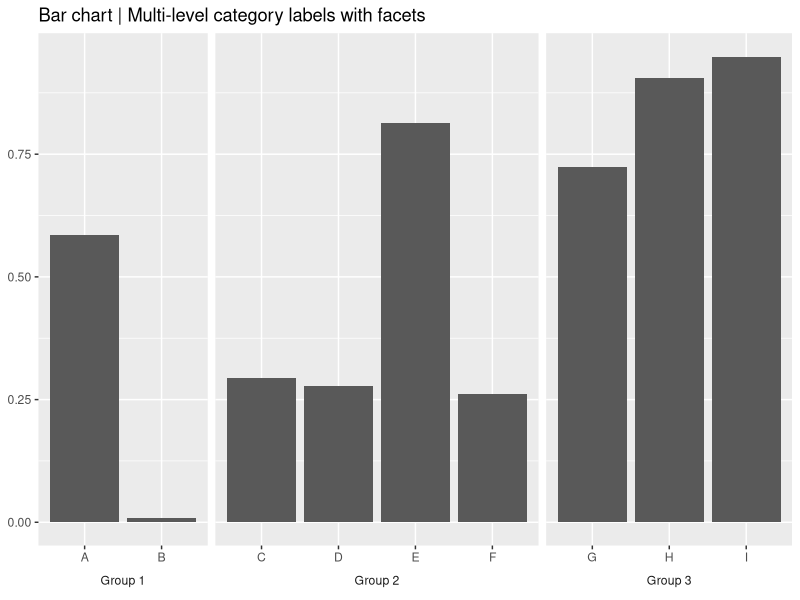
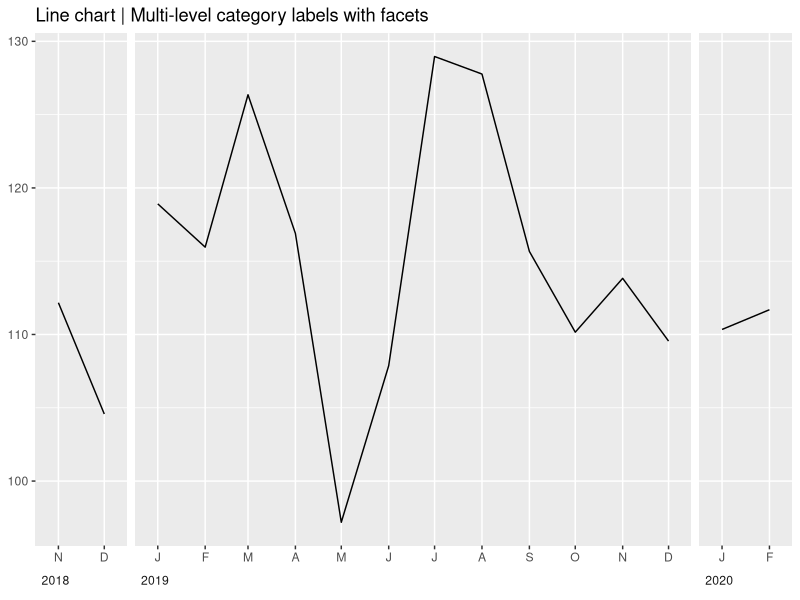
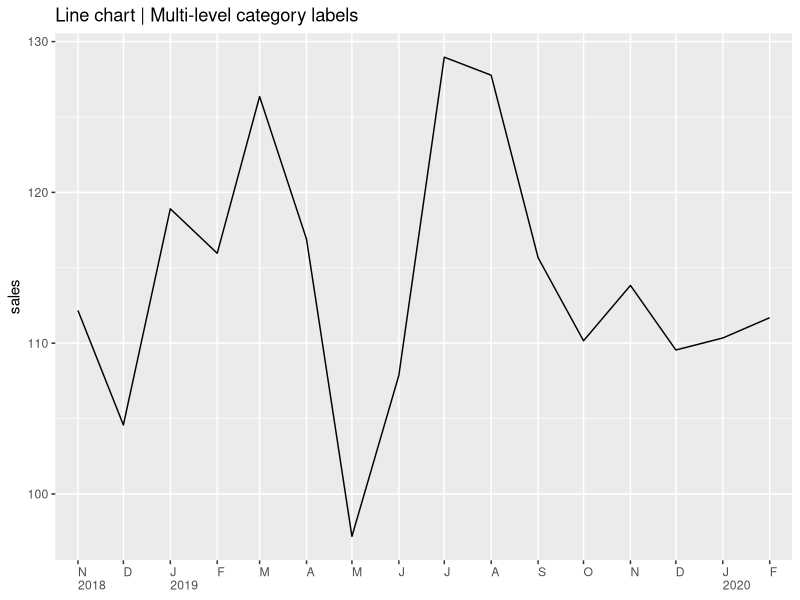

The R script that drew these images, in order:

library(dplyr)
library(ggplot2)


# Bar chart ----

TIMES <- c(2, 4, 3)
set.seed(4)
data <- tibble(group = c(rep(paste("Group", 1:3), times = TIMES)),
               question = LETTERS[1:sum(TIMES)],
               proportion = runif(sum(TIMES)))

openxlsx::write.xlsx(data, file = "data_cols.xlsx")

data %>% 
  ggplot(aes(x = question, y = proportion)) +
  geom_col() +
  facet_grid(~group, scales = "free_x", switch = "x", space = "free_x") +
  labs(title = "Bar chart | Multi-level category labels with facets") +
  theme(strip.placement = "outside", 
        strip.background = element_rect(fill = "white"), 
        axis.title = element_blank())


# Line chart ----

N <- 16
set.seed(4)
data <- tibble(date = seq(as.Date("2018-11-01"), by = "1 month", length.out = N),
               sales = 100 + rnorm(n = N, mean = 10, sd = 10))

data %>% 
  ggplot(aes(x = date, y = sales)) +
  geom_line() +
  scale_x_date(name = NULL,
               breaks = "1 month",
               minor_breaks = NULL, 
               expand = expand_scale(add = 15),
               labels = function(x) stringr::str_sub(strftime(x, format = "%B"), start = 1, end = 1)) +
  facet_grid(~lubridate::year(date), scales = "free_x", switch = "x", space = "free_x") +
  labs(title = "Line chart | Multi-level category labels with facets") +
  coord_cartesian(clip = "off") +
  theme(strip.placement = "outside", 
        strip.background = element_rect(fill = "white"), 
        # panel.spacing = unit(0, units = "cm"),
        strip.text = element_text(hjust = 0),
        axis.title = element_blank())




format_dates <- function(x) {
  
  years <- lubridate::year(x)
  months <- stringr::str_sub(strftime(x, format = "%B"), start = 1, end = 1)
  
  if_else(is.na(lag(years)) | lag(years) != years, 
          true = paste(months, years, sep = "\n"), 
          false = months)
  
}

data %>% 
  ggplot(aes(x = date, y = sales)) +
  geom_line() +
  scale_x_date(name = NULL,
               breaks = "1 month",
               minor_breaks = NULL,
               expand = expand_scale(add = 15),
               labels = format_dates) +
  labs(title = "Line chart | Multi-level category labels") +
  theme(axis.text.x = element_text(hjust = 0))

openxlsx::write.xlsx(data, file = "data_line.xlsx")
